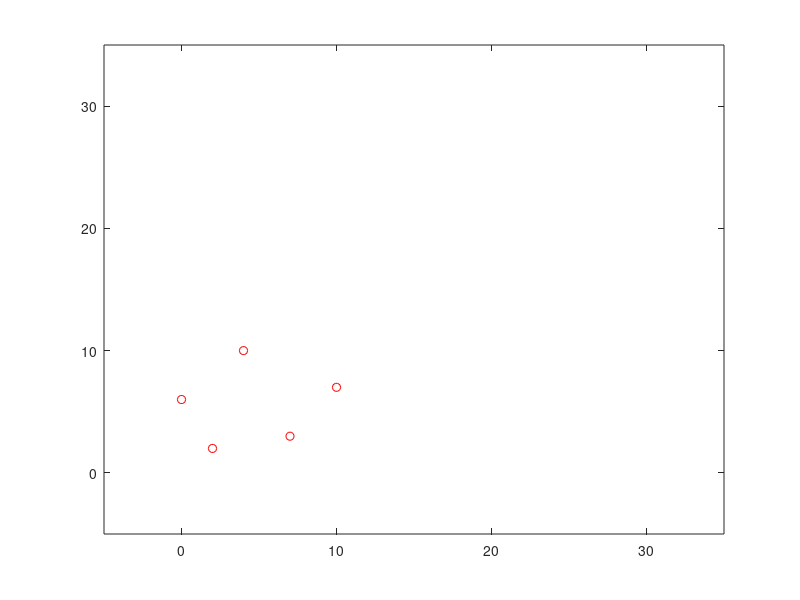

MATLAB code for this plot: (Note: this script raises an error after producing the figure.)

poly_struct = struct('v',[],'P',[]);
%poly_struct(1).v = [2 2 7 7; 1 7 7 1];
poly_struct(1).v = [2 0 4 10 7; 2 6 10 7 3];
poly_struct(1).P = 1;
poly_struct(2).v = [7 7 9 9; -2 0 0 -2];
poly_struct(2).P = 2;
poly_struct(3).v = [22 20 24 30 27; 2 6 10 7 3];
poly_struct(3).P = 3;
poly_struct(4).v = [12 10 14 20 17; 22 26 30 27 23];
poly_struct(4).P = 4;

plot(poly_struct(1).v(1,:),poly_struct(1).v(2,:),'ro')
axis([-5 35 -5 35])
hold on;

[edges, nodes] = visibilityGraph(poly_struct)

% plot all visibility graph arcs
nNodes = size(nodes,1)*size(nodes,2);
for i = 1:nNodes
    for j = 1:size(nodes(i).visible,2)
        % plot edges
        plot([nodes(i).v(1,1) nodes(i).visible(1,j)], [nodes(i).v(2,1) nodes(i).visible(2,j)],'b-');
    end
end

% Plot all polygon edges
for i = 1:size(poly_struct,2)
    % plot vertices
    plot(poly_struct(i).v(1,:),poly_struct(i).v(2,:),'ro')
    nV = size(poly_struct(i).v,2);
    % plot edges
    plot(poly_struct(i).v(1,:),poly_struct(i).v(2,:),'g-');
    plot([poly_struct(i).v(1,nV) poly_struct(i).v(1,1)],[poly_struct(i).v(2,nV) poly_struct(i).v(2,1)],'g-')
end